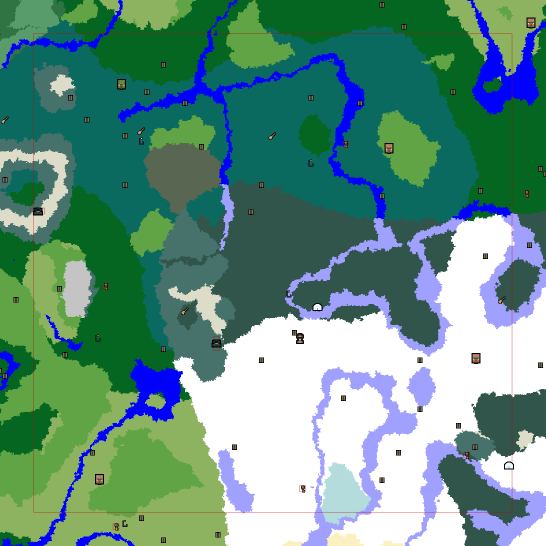
#> input picture map.png, 1091 x 1092 px, found by its file name (shown at 1/2 size)
$ python main.py
#> lines starting #> are read from the running program, lines starting #| are printed output that depends on the picture
#!/usr/bin/env python3
"""
Minecraft War Spawn Point Plotter
----------------------------------
Two modes:

1. GRID MODE  — overlay all valid spawn points on the map image.
   python mc_spawn_plotter.py --image map.png --size 4096 --spacing 300
   python mc_spawn_plotter.py --image map.png --size 1200 --spacing 300 --optimize-grid

2. WAR MODE   — read team picks, resolve conflicts, generate team image + commands.
   python mc_spawn_plotter.py --image map.png --size 4096 --spacing 300 --teams teams.txt

Teams file format (one team per line, color is REQUIRED, second token):
   TeamName  <color>  A1  C2  C3  D6  B2
   TEF       red      A1  C3  G2  F1
   Nomads    dark_blue

Zones file format (custom spawn points, one per line):
   500  -300
   -100 700
   # comment lines are ignored

Valid Minecraft 1.21 team colors:
  black, dark_blue, dark_green, dark_aqua, dark_red, dark_purple,
  gold, gray, dark_gray, blue, green, aqua, red, light_purple, yellow, white

Arguments:
    --image       Path to the Minecraft map image
    --size        Map side length in blocks (map goes from -size/2 to +size/2)
    --spacing     Distance D between spawn points in blocks
    --border      Minimum distance from border (default: 100 blocks)
    --output      Output image path (default: map_with_spawns.png)
    --teams       Path to teams text file (activates war mode)
    --war-out     Output image for war results (default: map_war_result.png)
    --dot-size    Radius of the small center dot in pixels (default: auto)
    --font-size   Font size in pixels (default: 30)
    --color       Grid dot color as R,G,B (default: 255,50,50)
    --grace_range Grace zone radius in blocks (default: 145)
    --seed        Random seed for conflict resolution (default: random)
    --exclude     Path to file with grid labels to exclude (default: exclude.txt)
    --zones       Path to file with custom x z coordinates (default: zones.txt)
"""

import argparse
import math
import random
import sys
from pathlib import Path
from crop_map import crop_map

try:
    from PIL import Image, ImageDraw, ImageFont
except ImportError:
    print("Pillow is required. Install it with:  pip install Pillow")
    sys.exit(1)

# ---------------------------------------------------------------------------
# Automatic water/beach zone exclusion
# ---------------------------------------------------------------------------

# Add more RGB colors here as needed.
WATER_BEACH_COLORS = {
    (32, 32, 112),
    (0,0,64),
    (0,0,112),
    (0,0,144),
    (0,0,172),
    (0, 0, 255),
    (112,112,214),
    (0,0,0)
}

WATER_BEACH_THRESHOLD = 0.7

# ---------------------------------------------------------------------------
# Minecraft 1.21 team colors → RGB
# ---------------------------------------------------------------------------

MC_COLORS: dict[str, tuple[int, int, int]] = {
    "black":        (  0,   0,   0),
    "dark_blue":    (  0,   0, 170),
    "dark_green":   (  0, 170,   0),
    "dark_aqua":    (  0, 170, 170),
    "dark_red":     (170,   0,   0),
    "dark_purple":  (170,   0, 170),
    "gold":         (255, 170,   0),
    "gray":         (170, 170, 170),
    "dark_gray":    ( 85,  85,  85),
    "blue":         ( 85,  85, 255),
    "green":        ( 85, 255,  85),
    "aqua":         ( 85, 255, 255),
    "red":          (255,  85,  85),
    "light_purple": (255,  85, 255),
    "yellow":       (255, 255,  85),
    "white":        (255, 255, 255),
}


def _visible(rgb: tuple[int, int, int]) -> tuple[int, int, int]:
    """Brighten very dark colors so they're readable on the map."""
    r, g, b = rgb
    lum = 0.299 * r + 0.587 * g + 0.114 * b
    if lum < 60:
        factor = 0.55
        r = int(r + (220 - r) * factor)
        g = int(g + (220 - g) * factor)
        b = int(b + (220 - b) * factor)
    return (r, g, b)

VISIBLE_MC_COLORS = {k: _visible(v) for k, v in MC_COLORS.items()}


# ---------------------------------------------------------------------------
# Grid label helpers  (0 → A, 1 → B, …, 25 → Z, 26 → AA, …)
# ---------------------------------------------------------------------------

def col_label(n: int) -> str:
    s = ""
    n += 1
    while n > 0:
        n -= 1
        s = chr(65 + n % 26) + s
        n //= 26
    return s

def make_label(col_idx: int, row_idx: int) -> str:
    return f"{col_label(col_idx)}{row_idx + 1}"


# ---------------------------------------------------------------------------
# Point generation
# ---------------------------------------------------------------------------

def find_optimal_grid_offset(
        map_size: int, spacing: int, border_margin: int
) -> tuple[int, int]:
    """
    Find the grid offset that fits the maximum number of points.

    The grid is periodic with period ``spacing``, so only offsets in
    [0, spacing) need to be considered. If several offsets fit the same
    maximum number of points, prefer the one whose resulting coordinates
    are most centered around 0.

    Returns (offset_x, offset_z).
    """
    if spacing <= 0:
        raise ValueError("spacing must be greater than 0")

    half = map_size / 2
    safe_min = -half + border_margin
    safe_max = half - border_margin

    def best_axis_offset() -> int:
        best_offset = 0
        best_count = -1
        best_center_distance = float("inf")

        for offset in range(spacing):
            first = math.ceil((safe_min - offset) / spacing)
            last = math.floor((safe_max - offset) / spacing)
            count = max(0, last - first + 1)

            if count == 0:
                center_distance = float("inf")
            else:
                first_pos = offset + first * spacing
                last_pos = offset + last * spacing
                center_distance = abs(first_pos + last_pos)

            if (
                count > best_count
                or (count == best_count and center_distance < best_center_distance)
            ):
                best_count = count
                best_offset = offset
                best_center_distance = center_distance

        return best_offset

    offset = best_axis_offset()
    return offset, offset


def generate_spawn_points(
        map_size: int, spacing: int, border_margin: int,
        optimize_grid: bool = False
) -> list[tuple[int, int, str]]:
    """
    Returns list of (block_x, block_z, grid_label) for all valid grid points.

    By default the grid remains centered on (0, 0), preserving the old
    behavior. With optimize_grid=True, the grid is shifted so that the
    maximum possible number of equally-spaced points fits inside the safe
    map area.
    """
    half = map_size / 2
    safe_min = -half + border_margin
    safe_max = half - border_margin

    if optimize_grid:
        offset_x, offset_z = find_optimal_grid_offset(
            map_size, spacing, border_margin
        )
        x_values = range(
            math.ceil((safe_min - offset_x) / spacing),
            math.floor((safe_max - offset_x) / spacing) + 1,
        )
        z_values = range(
            math.ceil((safe_min - offset_z) / spacing),
            math.floor((safe_max - offset_z) / spacing) + 1,
        )
        xs = [offset_x + k * spacing for k in x_values]
        zs = [offset_z + k * spacing for k in z_values]
        raw = [(int(bx), int(bz)) for bx in xs for bz in zs]
    else:
        # Original behavior: grid is centered on (0, 0).
        raw = []
        x = 0
        while x <= safe_max:
            xs = [x] if x == 0 else [x, -x]
            for bx in xs:
                if safe_min <= bx <= safe_max:
                    y = 0
                    while y <= safe_max:
                        ys = [y] if y == 0 else [y, -y]
                        for by in ys:
                            if safe_min <= by <= safe_max:
                                raw.append((int(bx), int(by)))
                        y += spacing
            x += spacing

    raw = sorted(set(raw))
    xs_sorted = sorted(set(p[0] for p in raw))
    zs_sorted = sorted(set(p[1] for p in raw))
    col_map = {v: i for i, v in enumerate(xs_sorted)}
    row_map = {v: i for i, v in enumerate(zs_sorted)}

    return [(bx, bz, make_label(col_map[bx], row_map[bz])) for bx, bz in raw]


# ---------------------------------------------------------------------------
# Custom zones loader  (labels: X1, X2, X3, …)
# ---------------------------------------------------------------------------

def parse_custom_zones(zones_path: str) -> list[tuple[int, int, str]]:
    """
    Read a file of custom spawn coordinates, one 'x z' pair per line.
    Returns [(bx, bz, 'X1'), (bx, bz, 'X2'), ...]
    """
    zones = []
    with open(zones_path) as f:
        for lineno, line in enumerate(f, 1):
            line = line.strip()
            if not line or line.startswith("#"):
                continue
            parts = line.split()
            if len(parts) < 2:
                print(f"  ⚠  zones line {lineno}: expected 'x z', got '{line}' — skipped")
                continue
            try:
                bx, bz = int(parts[0]), int(parts[1])
            except ValueError:
                print(f"  ⚠  zones line {lineno}: could not parse integers from '{line}' — skipped")
                continue
            zones.append((bx, bz, f"X{len(zones) + 1}"))
    return zones


# ---------------------------------------------------------------------------
# Coordinate conversion
# ---------------------------------------------------------------------------

def blocks_to_pixels(bx: int, bz: int, map_size: int, img_w: int, img_h: int) -> tuple[int, int]:
    px = int((bx + map_size / 2) / map_size * img_w)
    py = int((bz + map_size / 2) / map_size * img_h)
    return px, py

def find_water_beach_zones(
        image: Image.Image,
        points: list[tuple[int, int, str]],
        map_size: int,
        grace_range: int,
) -> set[str]:
    """
    Find grid zones whose circular area is >= 80% water/beach.

    The circle is exactly the same size as the grace circle drawn on the map.
    A pixel is considered water/beach if its RGB value is in
    WATER_BEACH_COLORS.

    Returns a set of grid labels to automatically exclude.
    """
    img = image.convert("RGB")
    img_w, img_h = img.size
    pixels = img.load()

    grace_px = int(grace_range / map_size * img_w)
    radius_sq = grace_px * grace_px

    excluded = set()

    for bx, bz, label in points:
        px, py = blocks_to_pixels(
            bx, bz, map_size, img_w, img_h
        )

        total_pixels = 0
        water_beach_pixels = 0

        # Only inspect pixels inside the circular zone.
        min_x = max(0, px - grace_px)
        max_x = min(img_w - 1, px + grace_px)
        min_y = max(0, py - grace_px)
        max_y = min(img_h - 1, py + grace_px)

        for y in range(min_y, max_y + 1):
            dy = y - py

            for x in range(min_x, max_x + 1):
                dx = x - px

                if dx * dx + dy * dy > radius_sq:
                    continue

                total_pixels += 1

                if pixels[x, y] in WATER_BEACH_COLORS:
                    water_beach_pixels += 1

        if total_pixels == 0:
            continue

        percentage = water_beach_pixels / total_pixels

        if percentage >= WATER_BEACH_THRESHOLD:
            excluded.add(label)
            print(
                f"  Auto-excluded {label}: "
                f"{percentage:.1%} water/beach"
            )

    return excluded

# ---------------------------------------------------------------------------
# Text with drop-shadow
# ---------------------------------------------------------------------------

def draw_text_shadowed(draw, pos, text, font, fill, anchor="mm"):
    x, y = pos
    shadow = (0, 0, 0, 220)
    for dx, dy in ((-1, -1), (1, -1), (-1, 1), (1, 1), (0, 1), (0, -1)):
        draw.text((x + dx, y + dy), text, font=font, fill=shadow, anchor=anchor)
    draw.text((x, y), text, font=font, fill=fill, anchor=anchor)


# ---------------------------------------------------------------------------
# Font loader
# ---------------------------------------------------------------------------

def load_fonts(font_size: int):
    for path in [
        "/usr/share/fonts/truetype/dejavu/DejaVuSans-Bold.ttf",
        "/usr/share/fonts/truetype/liberation/LiberationSans-Bold.ttf",
        "/System/Library/Fonts/Helvetica.ttc",
        "C:/Windows/Fonts/arialbd.ttf",
    ]:
        try:
            label_font  = ImageFont.truetype(path, font_size)
            coords_font = ImageFont.truetype(path, max(9, int(font_size * 0.75)))
            small_font  = ImageFont.truetype(path, max(8, int(font_size * 0.65)))
            return label_font, coords_font, small_font
        except Exception:
            pass
    default = ImageFont.load_default()
    return default, default, default


# ---------------------------------------------------------------------------
# Team picks parser
# ---------------------------------------------------------------------------

# [131 lines left out: functions parse_teams, resolve_spawns, not called in this run]


# ---------------------------------------------------------------------------
# Shared point drawing helper
# ---------------------------------------------------------------------------

def draw_point(draw, px, py, dot_radius, grace_px, fill_color, label, coords_str,
               label_font, coords_font, white_solid=(255, 255, 255, 255)):
    """Draw one spawn point: grace circle + dot + label above + coords below."""
    draw.ellipse(
        [px - grace_px, py - grace_px, px + grace_px, py + grace_px],
        outline=(*fill_color[:3], 120),
        width=max(1, dot_radius // 2),
    )
    draw.ellipse(
        [px - dot_radius - 1, py - dot_radius - 1,
         px + dot_radius + 1, py + dot_radius + 1],
        fill=white_solid,
    )
    draw.ellipse(
        [px - dot_radius, py - dot_radius, px + dot_radius, py + dot_radius],
        fill=fill_color,
    )
    gap = dot_radius + 3
    draw_text_shadowed(draw, (px, py - gap), label,      label_font, fill_color,            anchor="mb")
    draw_text_shadowed(draw, (px, py + gap), coords_str, coords_font, (200, 200, 200, 220), anchor="mt")


# ---------------------------------------------------------------------------
# Grid image (mode 1)
# ---------------------------------------------------------------------------

def plot_grid(
        image_path: str,
        map_size: int,
        spacing: int,
        border_margin: int = 100,
        output_path: str = "map_with_spawns.png",
        dot_radius: int | None = None,
        color: tuple = (255, 50, 50),
        font_size: int | None = None,
        grace_range: int = 145,
        excluded: set = None,
        custom_zones: list = None,
        optimize_grid: bool = False,
):
    img = Image.open(image_path).convert("RGBA")
    img_w, img_h = img.size

    if dot_radius is None:
        dot_radius = max(3, int((img_w + img_h) / 2 * 0.0035))
    if font_size is None:
        font_size = max(11, int((img_w + img_h) / 2 * 0.013))

    label_font, coords_font, _ = load_fonts(font_size)

    points = generate_spawn_points(
        map_size, spacing, border_margin, optimize_grid=optimize_grid
    )
    if excluded:
        points = [(bx, bz, lbl) for bx, bz, lbl in points if lbl not in excluded]
    if custom_zones:
        points = points + custom_zones

    overlay = Image.new("RGBA", img.size, (0, 0, 0, 0))
    draw = ImageDraw.Draw(overlay)

    fill_color = (*color, 210)
    grace_px   = int(grace_range / map_size * img_w)

    for bx, bz, label in points:
        px, py = blocks_to_pixels(bx, bz, map_size, img_w, img_h)
        draw_point(draw, px, py, dot_radius, grace_px, fill_color,
                   label, f"{bx}, {bz}", label_font, coords_font)

    combined = Image.alpha_composite(img, overlay).convert("RGB")
    combined.save(output_path)
    return points, output_path


# ---------------------------------------------------------------------------
# War result image (mode 2)
# ---------------------------------------------------------------------------

# [77 lines left out: function plot_war_result, not called in this run]


# ---------------------------------------------------------------------------
# CLI
# ---------------------------------------------------------------------------

def main():
    parser = argparse.ArgumentParser(
        description="Overlay spawn grid / resolve team war spawns on a Minecraft map image."
    )
    parser.add_argument("--prefix", default="2600/",
                        help="File prefix for all event files, e.g. 'c' → EVENT2.png, EVENT2_teams.txt, …")
    parser.add_argument("--size", default=2599, type=int, help="Map size in blocks (side length)")
    parser.add_argument("--spacing", default=300, type=int, help="Distance D between spawn points in blocks")
    parser.add_argument("--border", default=100, type=int, help="Min distance from border in blocks (default: 100)")
    parser.add_argument("--dot-size", default=None, type=int, help="Dot radius in pixels (default: auto)")
    parser.add_argument("--font-size", default=60, type=int, help="Label font size in pixels")
    parser.add_argument("--color", default="255,50,50", help="Grid dot color R,G,B (default: 255,50,50)")
    parser.add_argument("--grace_range", default=145, type=int, help="Grace zone radius in blocks (default: 145)")
    parser.add_argument(
        "--optimize-grid",
        action="store_true",
        help="Shift the spawn grid to maximize the number of equally-spaced zones inside the safe area",
    )
    parser.add_argument("--seed", default=42, type=int, help="ALWAYS SET TO 42")
    args = parser.parse_args()

    # Build all file paths from prefix.
    # If prefix is "EVENT2"     → "EVENT2_map.png"
    # If prefix is "events/"    → "events/map.png"   (trailing slash = directory)
    # If prefix is ""           → "map.png"           (no prefix at all)
    p = args.prefix
    if p and not p.endswith(("/", "\\")):
        def pf(name):
            return f"{p}_{name}"
    elif p:
        def pf(name):
            return f"{p}{name}"
    else:
        def pf(name):
            return name

    image_path = pf("map.png")
    teams_path = pf("teams.txt")
    exclude_path = pf("exclude.txt")
    zones_path = pf("zones.txt")
    output_path = pf("map_with_spawns.png")
    war_out_path = pf("map_war_result.png")

    if p:
        print(f"Prefix:  '{p}'")
        print(f"  map          → {image_path}")
        print(f"  teams        → {teams_path}")
        print(f"  exclude      → {exclude_path}")
        print(f"  zones        → {zones_path}")
        print(f"  grid output  → {output_path}")
        print(f"  war output   → {war_out_path}")
        print()

    # New
    # Auto-create the prefix directory if needed
    if p and p.endswith(("/", "\\")):
        Path(p).mkdir(parents=True, exist_ok=True)

    # Crop the cubiomes screenshot into this event's map.png (screenshot is left untouched)
    #if Path("screenshot.png").exists():
        #crop_map("screenshot.png", image_path)

    if not Path(image_path).exists():
        print(f"Error: image file '{image_path}' not found.")
        sys.exit(1)

    try:
        color = tuple(int(v.strip()) for v in args.color.split(","))
        assert len(color) == 3
    except Exception:
        print("Error: --color must be in R,G,B format, e.g. 255,50,50")
        sys.exit(1)

    if args.seed is not None:
        random.seed(args.seed)

    print(f"Map size:      {args.size} x {args.size} blocks  (+-{args.size // 2} from center)")
    print(f"Spacing:       {args.spacing} blocks")
    print(f"Border margin: {args.border} blocks")
    print(f"Grace radius:  {args.grace_range} blocks")
    args.optimize_grid = True
    if args.optimize_grid:
        offset_x, offset_z = find_optimal_grid_offset(
            args.size, args.spacing, args.border
        )
        print(f"Grid placement: optimized (offset {offset_x}, {offset_z})")
    else:
        print("Grid placement: centered on (0, 0)")

    # Load excluded labels
    excluded: set[str] = set()
    if not Path(exclude_path).exists():
        Path(exclude_path).write_text("")
        print(f"Created empty exclude file: {exclude_path}")
    for line in Path(exclude_path).read_text().splitlines():
        for token in line.strip().split():
            if token and not token.startswith("#"):
                excluded.add(token.upper())
    if excluded:
        print(f"Excluded points:   {len(excluded)} ({', '.join(sorted(excluded))})")

    # Automatically exclude zones that are mostly water/beach.
    map_img = Image.open(image_path).convert("RGB")

    grid_points = generate_spawn_points(
        args.size,
        args.spacing,
        args.border,
        optimize_grid=args.optimize_grid,
    )

    auto_excluded = find_water_beach_zones(
        image=map_img,
        points=grid_points,
        map_size=args.size,
        grace_range=args.grace_range,
    )
#> auto_excluded = 0 items

    new_auto_excluded = auto_excluded - excluded
#> new_auto_excluded = 0 items

    if new_auto_excluded:
        with Path(exclude_path).open("a") as f:
            for label in sorted(new_auto_excluded):
                f.write(f"{label}\n")

        excluded.update(new_auto_excluded)

        print(
            f"Auto-excluded {len(new_auto_excluded)} "
            f"water/beach zones: "
            f"{', '.join(sorted(new_auto_excluded))}"
        )

    # Load custom zones
    custom_zones: list[tuple[int, int, str]] = []
    # New
    if not Path(zones_path).exists():
        Path(zones_path).write_text("")
        print(f"Created empty zones file: {zones_path}")
    custom_zones = parse_custom_zones(zones_path)
    if custom_zones:
        print(f"Custom zones:      {len(custom_zones)} ({', '.join(lbl for _, _, lbl in custom_zones)})")

    # Grid image
    points, out = plot_grid(
        image_path=image_path,
        map_size=args.size,
        spacing=args.spacing,
        border_margin=args.border,
        output_path=output_path,
        dot_radius=args.dot_size,
        color=color,
        font_size=args.font_size,
        grace_range=args.grace_range,
        excluded=excluded,
        custom_zones=custom_zones,
        optimize_grid=args.optimize_grid,
    )
#> in plot_grid, img is the input picture: PIL image 1091x1092 RGBA; mean R, G, B, A 97.8, 144.8, 130.4, 255
#> in plot_grid, `combined = Image.alpha_composite(img, overlay).convert("RGB")`:
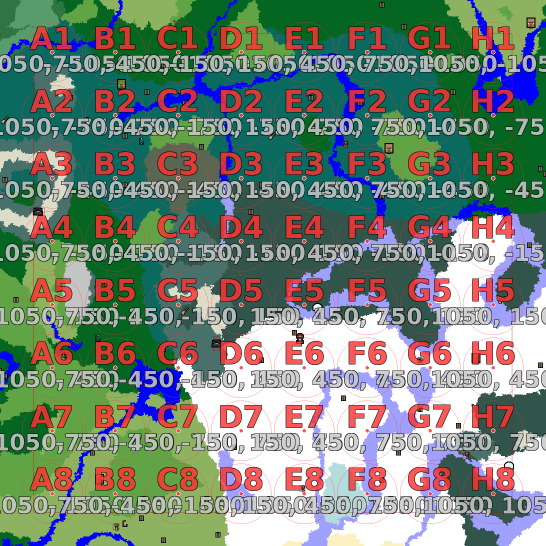
#> combined: PIL image 1091x1092 RGB (shown at 1/2 size); mean R, G, B 118.2, 133.3, 122.1
    print(f"\nGrid image saved to: {out}")
    print(f"Total spawn points:  {len(points)}  (grid: {len(points) - len(custom_zones)}, custom: {len(custom_zones)})")

    label_to_point = {label: (bx, bz) for bx, bz, label in points}

    # War mode
    # New
    if not Path(teams_path).exists():
        Path(teams_path).write_text("")
        print(f"Created empty teams file: {teams_path}")
        print(f"\nNo teams configured — grid-only mode.")
        print(f"\n{'Label':<8} {'X':>7}  {'Z':>7}")
        print("-" * 25)
        for bx, bz, label in points:
            print(f"{label:<8} {bx:>7}  {bz:>7}")
#> (the rest of the program and of its run is left out)
